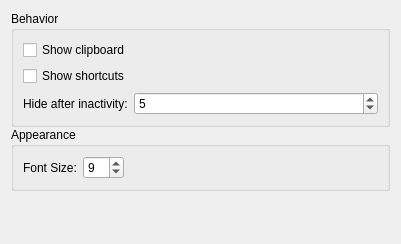
<?xml version="1.0" encoding="UTF-8"?>
<ui version="4.0">
 <class>KeyboardConfig</class>
 <widget class="QWidget" name="KeyboardConfig">
  <property name="geometry">
   <rect>
    <x>0</x>
    <y>0</y>
    <width>401</width>
    <height>244</height>
   </rect>
  </property>
  <property name="windowTitle">
   <string notr="true"/>
  </property>
  <layout class="QVBoxLayout" name="verticalLayout">
   <property name="spacing">
    <number>0</number>
   </property>
   <item>
    <widget class="QGroupBox" name="groupBox">
     <property name="title">
      <string comment="@title:group Behavior of the keyboard-monitor">Behavior</string>
     </property>
     <layout class="QFormLayout" name="formLayout_2">
      <item row="0" column="0" colspan="2">
       <widget class="QCheckBox" name="kcfg_keyboardOnScreenDisplayClipboard">
        <property name="text">
         <string comment="@option:check Show text from the clipboard">Show clipboard</string>
        </property>
       </widget>
      </item>
      <item row="1" column="0" colspan="2">
       <widget class="QCheckBox" name="kcfg_keyboardOnScreenDisplayShortcuts">
        <property name="text">
         <string comment="@option:check Show keyboard shortcuts">Show shortcuts</string>
        </property>
       </widget>
      </item>
      <item row="2" column="0">
       <widget class="QLabel" name="label_3">
        <property name="text">
         <string comment="@label Hide the Keyboard-Monitor after...">Hide after inactivity:</string>
        </property>
        <property name="buddy">
         <cstring>kcfg_keyboardOnScreenDisplayHideTime</cstring>
        </property>
       </widget>
      </item>
      <item row="2" column="1">
       <widget class="KIntSpinBox" name="kcfg_keyboardOnScreenDisplayHideTime">
        <property name="suffix">
         <string/>
        </property>
        <property name="prefix">
         <string/>
        </property>
        <property name="maximum">
         <number>300</number>
        </property>
        <property name="value">
         <number>5</number>
        </property>
       </widget>
      </item>
     </layout>
    </widget>
   </item>
   <item>
    <widget class="QGroupBox" name="GroupBox">
     <property name="title">
      <string comment="@title:group Appearance of the keyboard-monitor">Appearance</string>
     </property>
     <property name="checkable">
      <bool>false</bool>
     </property>
     <property name="checked">
      <bool>false</bool>
     </property>
     <layout class="QFormLayout" name="formLayout">
      <property name="fieldGrowthPolicy">
       <enum>QFormLayout::ExpandingFieldsGrow</enum>
      </property>
      <item row="0" column="0">
       <widget class="QLabel" name="label">
        <property name="text">
         <string comment="@label The font size">Font Size:</string>
        </property>
        <property name="buddy">
         <cstring>kcfg_keyboardOnScreenDisplayFontSize</cstring>
        </property>
       </widget>
      </item>
      <item row="0" column="1">
       <widget class="KIntSpinBox" name="kcfg_keyboardOnScreenDisplayFontSize">
        <property name="value">
         <number>9</number>
        </property>
       </widget>
      </item>
     </layout>
    </widget>
   </item>
   <item>
    <spacer name="verticalSpacer">
     <property name="orientation">
      <enum>Qt::Vertical</enum>
     </property>
     <property name="sizeHint" stdset="0">
      <size>
       <width>20</width>
       <height>40</height>
      </size>
     </property>
    </spacer>
   </item>
  </layout>
 </widget>
 <customwidgets>
  <customwidget>
   <class>KIntSpinBox</class>
   <extends>QSpinBox</extends>
   <header>knuminput.h</header>
  </customwidget>
 </customwidgets>
 <resources/>
 <connections/>
</ui>
